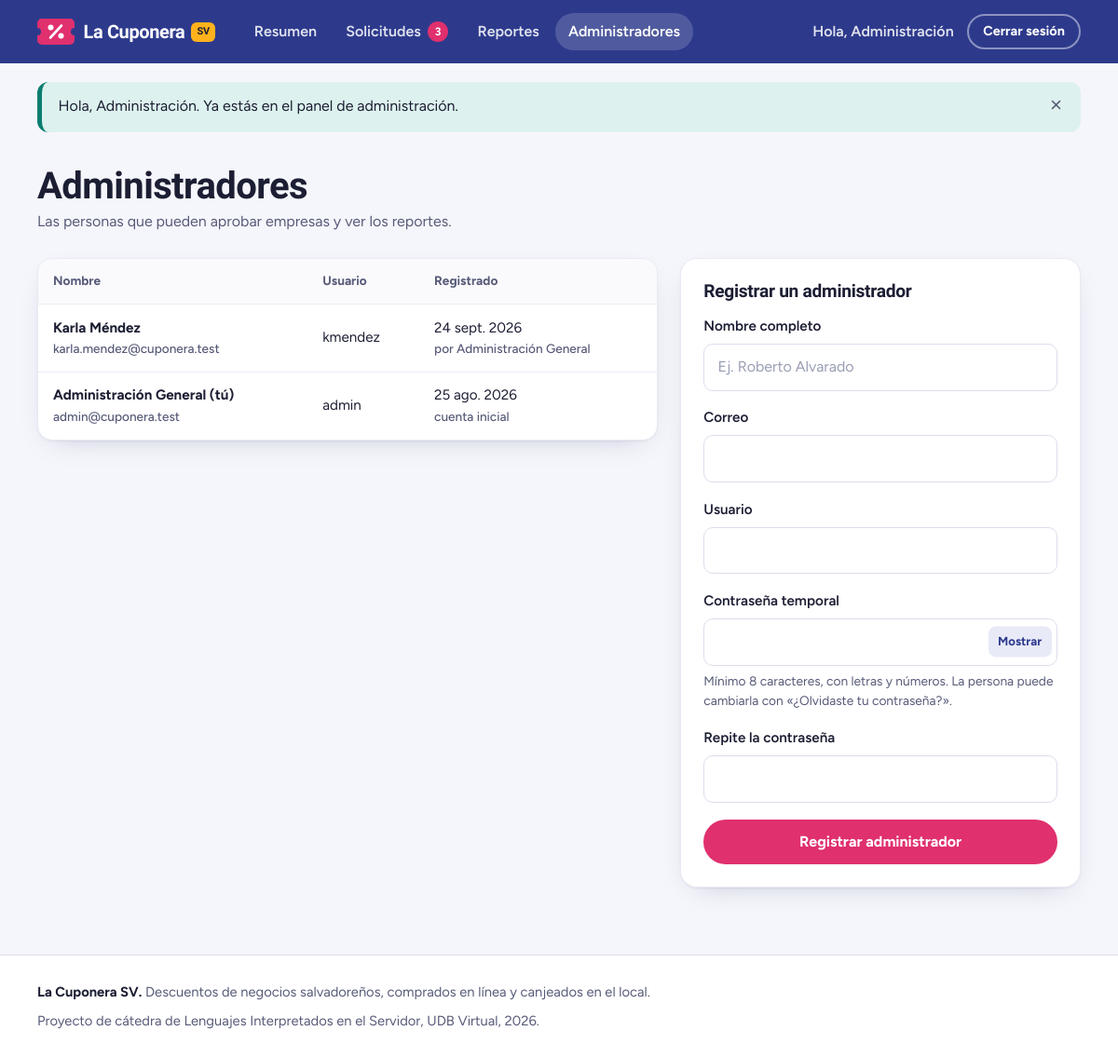
Page /admin/administradores (signed in) on the committed database.
### tables this page shows
CREATE TABLE administradores (
    id          INT UNSIGNED NOT NULL AUTO_INCREMENT,
    nombre      VARCHAR(100) NOT NULL,
    correo      VARCHAR(120) NOT NULL,
    usuario     VARCHAR(30)  NOT NULL,
    contrasena  VARCHAR(255) NOT NULL COMMENT 'hash generado con password_hash()',
    creado_por  INT UNSIGNED NULL,
    creado_en   DATETIME     NOT NULL DEFAULT CURRENT_TIMESTAMP,
    PRIMARY KEY (id),
    UNIQUE KEY uq_admin_correo (correo),
    UNIQUE KEY uq_admin_usuario (usuario),
    CONSTRAINT fk_admin_creado_por FOREIGN KEY (creado_por)
        REFERENCES administradores (id) ON DELETE SET NULL
);

### app/core/helpers.php (called while the page is built, shortened)
<?php
function ruta_base(): string
{
    $carpeta = str_replace('\\', '/', dirname($_SERVER['SCRIPT_NAME'] ?? '/index.php'));
    return rtrim($carpeta, '/');
}
function ruta_actual(): string
{
    if (isset($_GET['r'])) {
        $ruta = (string) $_GET['r'];
    } else {
        $ruta = parse_url($_SERVER['REQUEST_URI'] ?? '/', PHP_URL_PATH) ?: '/';
        $base = ruta_base();
    }
    $ruta = '/' . trim(rawurldecode($ruta), '/');
    return $ruta === '/index.php' ? '/' : $ruta;
}
function url(string $ruta = '/'): string
{
    $ruta = '/' . ltrim($ruta, '/');
    if (URL_AMIGABLES) {
        return ruta_base() . $ruta;
    }
    [$camino, $consulta] = array_pad(explode('?', $ruta, 2), 2, '');
    $enlace = ruta_base() . '/index.php?r=' . ltrim($camino, '/');
    return $consulta === '' ? $enlace : $enlace . '&' . $consulta;
}
function asset(string $archivo): string
{
    $ruta = '/assets/' . ltrim($archivo, '/');
    $version = is_file(RAIZ . $ruta) ? filemtime(RAIZ . $ruta) : 1;
    return ruta_base() . $ruta . '?v=' . $version;
}
function enlace_activo(string $ruta, bool $exacta = false): string
{
    $actual = ruta_actual();
    $activo = $actual === $ruta || (!$exacta && str_starts_with($actual, rtrim($ruta, '/') . '/'));
    return $activo ? ' aria-current="page"' : '';
}
function vista(string $__vista, array $__datos = []): void
{
    extract($__datos, EXTR_SKIP);
    require RAIZ . '/app/views/' . $__vista . '.php';
    require RAIZ . '/app/views/layout/' . ($layout ?? 'base') . '.php';
}
function anterior(string $campo, $porDefecto = ''): string
{
    $datos = $GLOBALS['formulario_anterior']['datos'] ?? [];
    $valor = array_key_exists($campo, $datos) ? $datos[$campo] : $porDefecto;
    return is_scalar($valor) ? (string) $valor : '';
}
function error_de(string $campo): ?string
{
    return $GLOBALS['formulario_anterior']['errores'][$campo] ?? null;
}
function clase_error(string $campo): string
{
    return error_de($campo) ? ' campo--invalido' : '';
}
function aria_error(string $campo): string
{
    return error_de($campo) ? ' aria-invalid="true" aria-describedby="error-' . e($campo) . '"' : '';
}
function e($texto): string
{
    return htmlspecialchars((string) $texto, ENT_QUOTES, 'UTF-8');
}
function fecha_corta(?string $fecha): string
{
    $meses = ['ene.', 'feb.', 'mar.', 'abr.', 'may.', 'jun.', 'jul.', 'ago.', 'sept.', 'oct.', 'nov.', 'dic.'];
    $momento = strtotime($fecha);
    return date('j', $momento) . ' ' . $meses[date('n', $momento) - 1] . ' ' . date('Y', $momento);
}
function primer_nombre(string $nombre): string
{
    return explode(' ', trim($nombre))[0];
}

### app/controllers/AdminController.php (called while the page is built, shortened)
<?php
class AdminController extends Controller
{
    public function administradores(): void
    {
        vista('admin/administradores', [
            'titulo' => 'Administradores',
            'administradores' => (new Administrador())->listado(),
        ]);
    }
}

### index.php (called while the page is built, shortened)
<?php
require RAIZ . '/app/core/helpers.php';
spl_autoload_register(function ($clase) {
    foreach (['core', 'controllers', 'models'] as $carpeta) {
        $archivo = RAIZ . "/app/$carpeta/$clase.php";
        if (is_file($archivo)) {
            return;
        }
    }
});
$router = new Router();
$router->despachar($_SERVER['REQUEST_METHOD'] ?? 'GET', ruta_actual());

### app/models/Modelo.php (called while the page is built, shortened)
<?php
abstract class Modelo
{
    protected PDO $db;
    public function __construct()
    {
        $this->db = Database::conexion();
    }
    protected function filas(string $sql, array $parametros = []): array
    {
        $consulta = $this->db->prepare($sql);
        $consulta->execute($parametros);
        return $consulta->fetchAll();
    }
}

### app/core/Database.php (called while the page is built)
<?php
class Database
{
    private static ?PDO $conexion = null;
    public static function conexion(): PDO
    {
        if (self::$conexion === null) {
            $dsn = sprintf('mysql:host=%s;port=%d;dbname=%s;charset=utf8mb4', DB_HOST, DB_PUERTO, DB_NOMBRE);
            self::$conexion = new PDO($dsn, DB_USUARIO, DB_CLAVE, [
                PDO::ATTR_ERRMODE => PDO::ERRMODE_EXCEPTION,
                PDO::ATTR_DEFAULT_FETCH_MODE => PDO::FETCH_ASSOC,
                PDO::ATTR_EMULATE_PREPARES => false,
            ]);
            self::$conexion->exec("SET time_zone = '-06:00'");
        }
        return self::$conexion;
    }
}

### app/models/Administrador.php (called while the page is built, shortened)
<?php
class Administrador extends ModeloUsuario
{
    public function listado(): array
    {
        return $this->filas(
            'SELECT a.id, a.nombre, a.correo, a.usuario, a.creado_en, c.nombre AS creado_por_nombre
             FROM administradores a
             LEFT JOIN administradores c ON c.id = a.creado_por
             ORDER BY a.creado_en DESC, a.id DESC'
        );
    }
}

### app/core/Auth.php (called while the page is built, shortened)
<?php
class Auth
{
    public static function usuario(): ?array
    {
        return $_SESSION['usuario'] ?? null;
    }
    public static function id(): ?int
    {
        return isset($_SESSION['usuario']) ? (int) $_SESSION['usuario']['id'] : null;
    }
}

### app/models/Empresa.php (called while the page is built, shortened)
<?php
class Empresa extends ModeloUsuario
{
    public function conteoPorEstado(): array
    {
        $conteo = ['pendiente' => 0, 'aprobada' => 0, 'rechazada' => 0];
        foreach ($this->filas('SELECT estado, COUNT(*) AS total FROM empresas GROUP BY estado') as $fila) {
            $conteo[$fila['estado']] = (int) $fila['total'];
        }
        return $conteo;
    }
}

### app/views/admin/administradores.php (the view, shortened to what this page needs)
<div class="contenedor">
    <header class="encabezado-pagina">
        <div>
            <h1>Administradores</h1>
            <p>Las personas que pueden aprobar empresas y ver los reportes.</p>
        </div>
    </header>
    <div class="dos-columnas">
        <section aria-label="Lista de administradores">
            <div class="tabla-contenedor">
                <table class="tabla">
                    <thead>
                        <tr>
                            <th scope="col">Nombre</th>
                            <th scope="col">Usuario</th>
                            <th scope="col">Registrado</th>
                        </tr>
                    </thead>
                    <tbody>
                        <?php foreach ($administradores as $admin): ?>
                            <tr>
                                <td>
                                    <span class="tabla__titulo"><?= e($admin['nombre']) ?><?= (int) $admin['id'] === Auth::id() ? ' (tú)' : '' ?></span>
                                    <span class="tabla__sub"><?= e($admin['correo']) ?></span>
                                </td>
                                <td><?= e($admin['usuario']) ?></td>
                                <td>
                                    <?= fecha_corta($admin['creado_en']) ?>
                                    <span class="tabla__sub"><?= $admin['creado_por_nombre'] ? 'por ' . e($admin['creado_por_nombre']) : 'cuenta inicial' ?></span>
                                </td>
                            </tr>
                        <?php endforeach; ?>
                    </tbody>
                </table>
            </div>
        </section>
        <section class="tarjeta">
            <h2 class="tarjeta__titulo">Registrar un administrador</h2>
            <form method="post" action="<?= url('/admin/administradores') ?>" class="formulario" novalidate>
                <div class="campo<?= clase_error('nombre') ?>">
                    <label for="nombre">Nombre completo</label>
                    <input type="text" id="nombre" name="nombre" value="<?= e(anterior('nombre')) ?>" maxlength="100"
                           autocomplete="off" placeholder="Ej. Roberto Alvarado"<?= aria_error('nombre') ?>>
                </div>
                <div class="campo<?= clase_error('correo') ?>">
                    <label for="correo">Correo</label>
                    <input type="email" id="correo" name="correo" value="<?= e(anterior('correo')) ?>" maxlength="120"
                           autocomplete="off"<?= aria_error('correo') ?>>
                </div>
                <div class="campo<?= clase_error('usuario') ?>">
                    <label for="usuario">Usuario</label>
                    <input type="text" id="usuario" name="usuario" value="<?= e(anterior('usuario')) ?>" maxlength="30"
                           autocomplete="off"<?= aria_error('usuario') ?>>
                </div>
                <div class="campo<?= clase_error('clave') ?>">
                    <label for="clave">Contraseña temporal</label>
                    <div class="con-boton">
                        <input type="password" id="clave" name="clave" autocomplete="new-password"<?= aria_error('clave') ?>>
                        <button type="button" class="ver-clave" data-ver-clave="clave" aria-pressed="false">Mostrar</button>
                    </div>
                    <p class="campo__ayuda">Mínimo 8 caracteres, con letras y números. La persona puede cambiarla con «¿Olvidaste tu contraseña?».</p>
                </div>
                <div class="campo<?= clase_error('clave_confirmacion') ?>">
                    <label for="clave_confirmacion">Repite la contraseña</label>
                    <input type="password" id="clave_confirmacion" name="clave_confirmacion" autocomplete="new-password"<?= aria_error('clave_confirmacion') ?>>
                </div>
                <button class="boton boton--primario boton--bloque" type="submit">Registrar administrador</button>
            </form>
        </section>
    </div>
</div>

### app/core/Router.php (shortened to what this page needs)
<?php
class Router
{
    private array $rutas = [];
    private function agregar(string $metodo, string $patron, string $accion): void
    {
        $expresion = '#^' . preg_replace('#\{[a-z_]+\}#', '(\d+)', $patron) . '$#';
        $this->rutas[] = ['metodo' => $metodo, 'expresion' => $expresion, 'accion' => $accion];
    }
    public function despachar(string $metodo, string $ruta): void
    {
        foreach ($this->rutas as $r) {
            if ($r['metodo'] === $metodo && preg_match($r['expresion'], $ruta, $partes)) {
                array_shift($partes);
                [$clase, $funcion] = explode('@', $r['accion']);
                (new $clase())->$funcion(...$partes);
                return;
            }
        }
    }
}

### app/views/partials/nav.php (shortened to what this page needs)
<?php
$cuentaNav = Auth::usuario();
$tipoNav = $cuentaNav['tipo'] ?? null;
$pendientesNav = 0;
if ($tipoNav === 'administrador') {
    try {
        $pendientesNav = (new Empresa())->conteoPorEstado()['pendiente'];
    } catch (Throwable $e) {
        $pendientesNav = 0;
    }
}
?>
<header class="barra">
    <div class="barra__interior contenedor">
        <a class="marca" href="<?= url('/') ?>">
            <img class="marca__icono" src="<?= asset('img/logo.svg') ?>" alt="" width="40" height="28">
            <span>La Cuponera <span class="marca__pais">SV</span></span>
        </a>
        <nav class="menu" id="menu-principal" aria-label="Principal" data-menu>
            <ul class="menu__lista">
                <?php if ($tipoNav === 'administrador'): ?>
                    <li><a href="<?= url('/admin') ?>"<?= enlace_activo('/admin', true) ?>>Resumen</a></li>
                    <li>
                        <a href="<?= url('/admin/solicitudes') ?>"<?= enlace_activo('/admin/solicitudes') ?>>
                            Solicitudes
                            <?php if ($pendientesNav > 0): ?>
                                <span class="contador" aria-label="<?= $pendientesNav ?> pendientes"><?= $pendientesNav ?></span>
                            <?php endif; ?>
                        </a>
                    </li>
                    <li><a href="<?= url('/admin/reportes') ?>"<?= enlace_activo('/admin/reportes') ?>>Reportes</a></li>
                    <li><a href="<?= url('/admin/administradores') ?>"<?= enlace_activo('/admin/administradores') ?>>Administradores</a></li>
                <?php elseif ($tipoNav === 'empresa'): ?>
                    <li><a href="<?= url('/empresa') ?>"<?= enlace_activo('/empresa', true) ?>>Mis ofertas</a></li>
                    <li><a href="<?= url('/empresa/ofertas/nueva') ?>"<?= enlace_activo('/empresa/ofertas/nueva') ?>>Publicar oferta</a></li>
                    <li><a href="<?= url('/') ?>">Ver el sitio</a></li>
                <?php endif; ?>
            </ul>
            <div class="menu__cuenta">
                <?php if ($cuentaNav): ?>
                    <span class="menu__saludo">
                        <?= e($tipoNav === 'empresa' ? $cuentaNav['nombre'] : 'Hola, ' . primer_nombre($cuentaNav['nombre'])) ?>
                    </span>
                    <form method="post" action="<?= url('/salir') ?>">
                        <button class="boton boton--borde-claro boton--chico" type="submit">Cerrar sesión</button>
                    </form>
                <?php else: ?>
                    <a class="menu__enlace-cuenta" href="<?= url('/registro') ?>">Crear cuenta</a>
                    <a class="boton boton--mango boton--chico" href="<?= url('/login') ?>">Iniciar sesión</a>
                <?php endif; ?>
            </div>
        </nav>
    </div>
</header>

### rows in the picture
administradores: nombre "Hola, Administración", nombre "Administración General", shows "(tú)", correo "admin@cuponera.test", usuario "admin", creado_en "25 ago. 2026", shows "cuenta inicial"
administradores: nombre "Karla Méndez", correo "karla.mendez@cuponera.test", usuario "kmendez", creado_en "24 sept. 2026", creado_por.nombre "Administración General"

### other values in the picture
$pendientesNav "3"
$mensaje['mensaje'] "Hola, Administración. Ya estás en el panel de administración."
